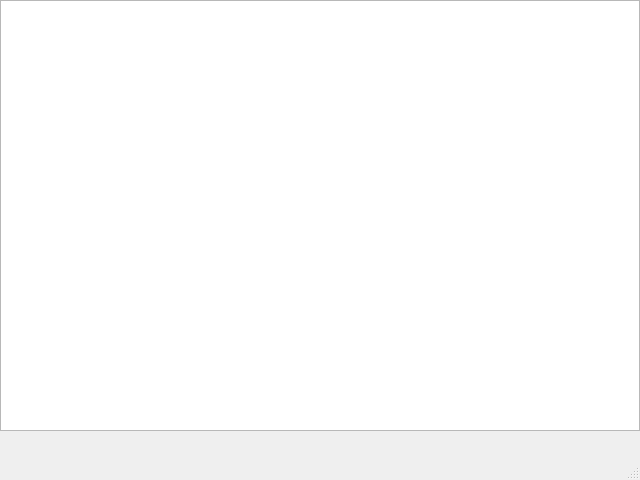
<?xml version="1.0" encoding="UTF-8"?>
<ui version="4.0">
 <class>Table</class>
 <widget class="QMainWindow" name="Table">
  <property name="geometry">
   <rect>
    <x>0</x>
    <y>0</y>
    <width>640</width>
    <height>480</height>
   </rect>
  </property>
  <property name="windowTitle">
   <string>MainWindow</string>
  </property>
  <widget class="QWidget" name="centralwidget">
   <widget class="QTableWidget" name="tableWidget">
    <property name="geometry">
     <rect>
      <x>0</x>
      <y>0</y>
      <width>640</width>
      <height>431</height>
     </rect>
    </property>
   </widget>
  </widget>
  <widget class="QMenuBar" name="menubar">
   <property name="geometry">
    <rect>
     <x>0</x>
     <y>0</y>
     <width>640</width>
     <height>22</height>
    </rect>
   </property>
  </widget>
  <widget class="QStatusBar" name="statusbar"/>
 </widget>
 <resources/>
 <connections/>
</ui>
